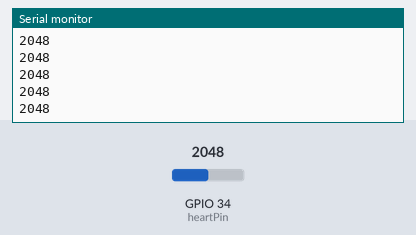
Simulated run of this sketch. Board: ESP32. Shown: the last lines printed to the serial monitor. The test bench sets the inputs (shaded band); at power-on: GPIO 34 (heartPin) = 2048. Nothing arrives over Bluetooth unless stated.

Above: at 1.2 s.
1.3 s: GPIO 34 (heartPin) set to 2866
At 2.0 s:
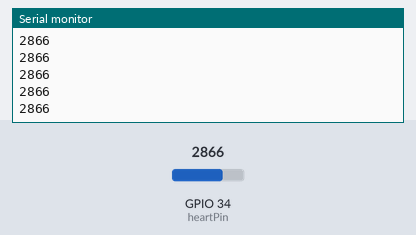
2.8 s: GPIO 34 (heartPin) set to 3603
At 3.3 s:
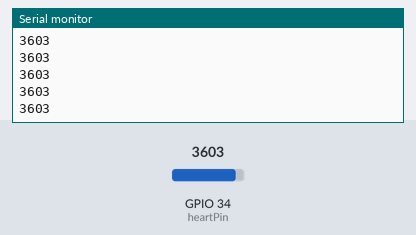
Timing chart, 0 to 5.8 s (numbered marks = the images above; inputs shaded):
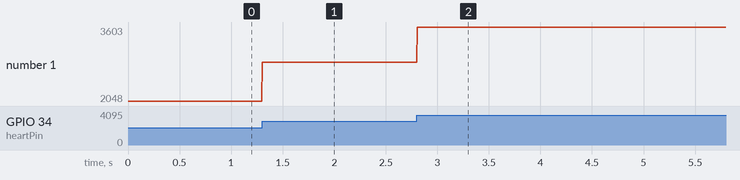

Measured:
- after the input at 1.3 s, the serial monitor: prints a new line at once (image 1)
- after the input at 2.8 s, the serial monitor: prints a new line at once (image 2)
- plotted number 1: 2048 → 2866 after the input at 1.3 s, 2866 → 3603 after the input at 2.8 s

The sketch:

ecg_bt.ino
```cpp
#include "BluetoothSerial.h"
BluetoothSerial SerialBT;
const int heartPin = 34;
void setup() {
  Serial.begin(115200);
  SerialBT.begin("ESP32test");
}
void loop() {
  int heartValue = analogRead(heartPin);
  Serial.println(heartValue);
  SerialBT.println(heartValue);
  delay(5);
}
```
